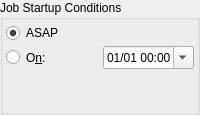
      <widget class="QGroupBox" name="startupGroup">
       <property name="sizePolicy">
        <sizepolicy hsizetype="Preferred" vsizetype="Preferred">
         <horstretch>0</horstretch>
         <verstretch>0</verstretch>
        </sizepolicy>
       </property>
       <property name="title">
        <string>Job Startup Conditions</string>
       </property>
       <layout class="QVBoxLayout" name="verticalLayout_3">
        <property name="spacing">
         <number>3</number>
        </property>
        <property name="leftMargin">
         <number>3</number>
        </property>
        <property name="topMargin">
         <number>3</number>
        </property>
        <property name="rightMargin">
         <number>3</number>
        </property>
        <property name="bottomMargin">
         <number>3</number>
        </property>
        <item>
         <layout class="QGridLayout" name="gridLayout" rowstretch="1,1" columnstretch="2,1">
          <property name="spacing">
           <number>3</number>
          </property>
          <item row="1" column="1">
           <widget class="QDateTimeEdit" name="startupTimeEdit">
            <property name="sizePolicy">
             <sizepolicy hsizetype="Preferred" vsizetype="Preferred">
              <horstretch>0</horstretch>
              <verstretch>0</verstretch>
             </sizepolicy>
            </property>
            <property name="displayFormat">
             <string>dd/MM hh:mm</string>
            </property>
            <property name="calendarPopup">
             <bool>true</bool>
            </property>
           </widget>
          </item>
          <item row="1" column="0">
           <widget class="QRadioButton" name="startupTimeConditionR">
            <property name="sizePolicy">
             <sizepolicy hsizetype="Preferred" vsizetype="Preferred">
              <horstretch>0</horstretch>
              <verstretch>0</verstretch>
             </sizepolicy>
            </property>
            <property name="toolTip">
             <string>Start the job on the specified date and time</string>
            </property>
            <property name="text">
             <string>O&amp;n:</string>
            </property>
            <attribute name="buttonGroup">
             <string notr="true">startupButtonGroup</string>
            </attribute>
           </widget>
          </item>
          <item row="0" column="0" colspan="2">
           <widget class="QRadioButton" name="asapConditionR">
            <property name="sizePolicy">
             <sizepolicy hsizetype="Preferred" vsizetype="Preferred">
              <horstretch>0</horstretch>
              <verstretch>0</verstretch>
             </sizepolicy>
            </property>
            <property name="toolTip">
             <string>Start the observation job as soon as all the constraints, if any, are met. The best candidate target shall be imaged first.</string>
            </property>
            <property name="text">
             <string>ASAP</string>
            </property>
            <property name="checked">
             <bool>true</bool>
            </property>
            <attribute name="buttonGroup">
             <string notr="true">startupButtonGroup</string>
            </attribute>
           </widget>
          </item>
         </layout>
        </item>
        <item>
         <spacer name="verticalSpacer_2">
          <property name="orientation">
           <enum>Qt::Orientation::Vertical</enum>
          </property>
          <property name="sizeHint" stdset="0">
           <size>
            <width>20</width>
            <height>40</height>
           </size>
          </property>
         </spacer>
        </item>
       </layout>
      </widget>
